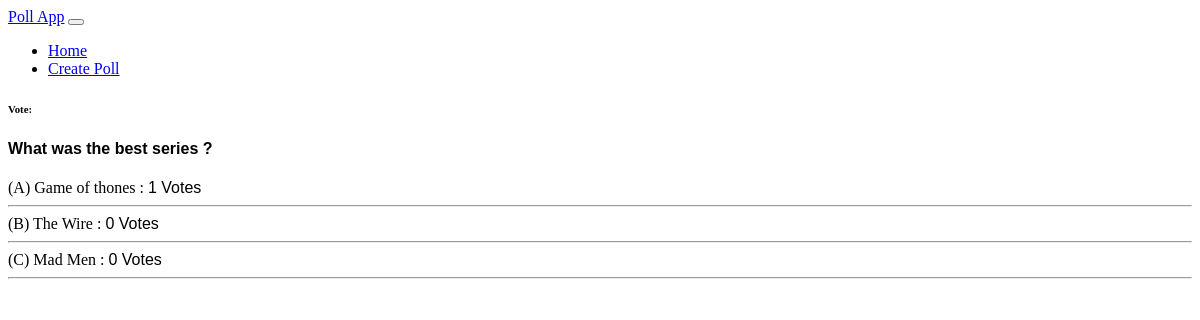
The app's page /result/1, older data.
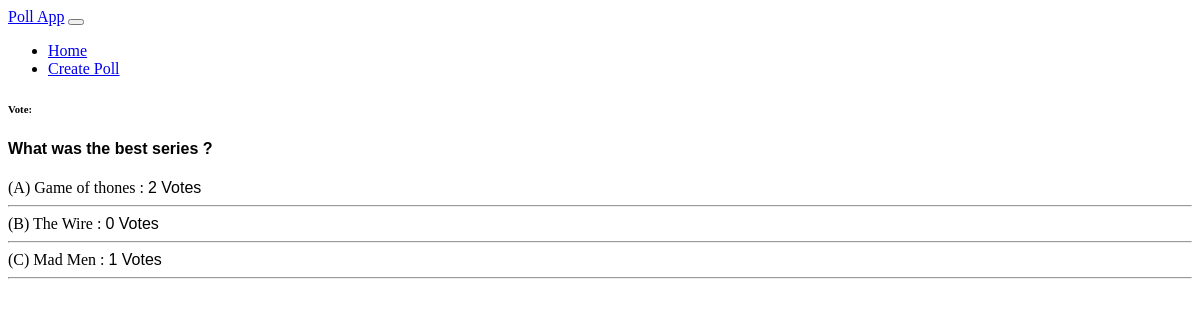
The same page, newer data.
### App/models.py (models this page shows)
class Poll(models.Model):
    question = models.CharField(max_length=200)
    option_A = models.CharField(max_length=100)
    option_B = models.CharField(max_length=100)
    option_C = models.CharField(max_length=100)
    option_A_count = models.IntegerField(default=0)
    option_B_count = models.IntegerField(default=0)
    option_C_count = models.IntegerField(default=0)

### App/views.py (the view)
# urls.py: path('result/<poll_id>',views.result,name='result'),
def result(request,poll_id):
    poll = Poll.objects.get(id=poll_id)
    context = {
        'poll':poll
    }
    return render(request,'result.html',context)

### App/templates/result.html (shortened to what this page needs)
{% extends 'base.html' %}
{% block body %}
<div class="card mt-5">
    <div class="card-header">
        <h6 class="text-dark">Vote:</h6>
    </div>
    <div class="card-body">
        <div class="container-xxl py-5">
            <div class="container">
                <div class="row g-4">
                    <div class="col-md-12">
                        <div class="row g-3">
                            <div class="col-12">
                                <div class="form-floating">
                                    <h4 class="text-dark">{{ poll.question }}</h4>
                                </div>
                            </div>
                            <div class="col-12 mt-5">
                                <label for="opt-1" class="opt-1">
                                    <div class="row">
                                        <div class="column">
                                            <span class="text">(A) {{ poll.option_A }} : </span>
                                        <span class="percent"> {{ poll.option_A_count }} Votes</span>
                                    </div>
                                </div>
    <hr>
                                </label>
                            </div>
                            <div class="col-6">
                                <label for="opt-2" class="opt-2">
                                    <div class="row">
                                        <div class="column">
                                            <span class="text">(B) {{ poll.option_B }} : </span>
                                        <span class="percent"> {{ poll.option_B_count }} Votes</span>
                                    </div>
                                </div>
<hr>
                                </label>
                            </div>
                            <div class="col-12">
                                <label for="opt-3" class="opt-3">
                                    <div class="row">
                                        <div class="column">
                                            <span class="text">(C) {{ poll.option_C }} :</span>
                                        <span class="percent"> {{ poll.option_C_count }} Votes</span>
                                    </div>
                                </div>
<hr>
                                </label>
                            </div>
                        </div>
                    </div>
                </div>
            </div>
        </div>
    </div>
</div>
{% endblock body %}

### App/templates/base.html (shortened to what this page needs)
{%load static%}
<!doctype html>
<html lang="en">
<head>
        <link href="{%  static 'css/style.css' %}" rel="stylesheet">
    </head>
<body>
    <nav class="navbar navbar-expand-lg bg-body-tertiary">
        <div class="container-fluid">
            <a class="navbar-brand" href="/">Poll App</a>
            <button class="navbar-toggler" type="button" data-bs-toggle="collapse" data-bs-target="#navbarNav"
                aria-controls="navbarNav" aria-expanded="false" aria-label="Toggle navigation">
            </button>
            <div class="collapse navbar-collapse" id="navbarNav">
                <ul class="navbar-nav">
                    <li class="nav-item">
                        <a class="nav-link active" aria-current="page" href="/">Home</a>
                    </li>
                    <li class="nav-item">
                        <a class="nav-link" href="/createquestion">Create Poll</a>
                    </li>
                </ul>
            </div>
        </div>
    </nav>
{%block body%}
{%endblock body%}
    </body>
</html>

### App/static/css/style.css (style rules this page uses)
.form-floating { font-family:'Lucida Sans', 'Lucida Sans Regular', 'Lucida Grande', 'Lucida Sans Unicode', Geneva, Verdana, sans-serif; }
h4 { font-family:'Franklin Gothic Medium', 'Arial Narrow', Arial, sans-serif; }
.text { font-family:'Times New Roman', Times, serif; }
.percent { font-family: 'Gill Sans', 'Gill Sans MT', Calibri, 'Trebuchet MS', sans-serif; }

Row changes from the older to the newer data that the page shows:
changed Poll "What was the best series ?": option_A_count "1" → "2"; option_C_count "0" → "1"
